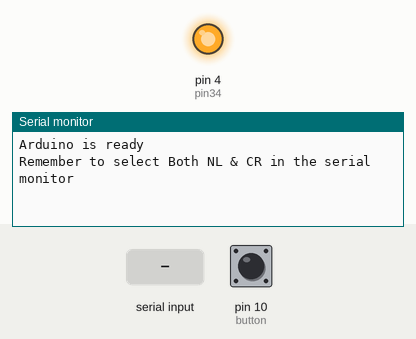
Bench run of a sketch on a simulated Arduino Uno, built with avr-gcc and run on an emulated ATmega328P. Parts: output pins drawn as LEDs (lit = HIGH), the last lines printed to the serial monitor. The test bench sets the inputs (shaded band); at power-on: pin 10 (button) LOW. The modem accepts every AT command (registered, SIM ready, sends succeed) and sends nothing else.

Above: at 3.2 s.
3.3 s: pin 10 (button) pulled HIGH for 0.15 s
At 4.8 s:
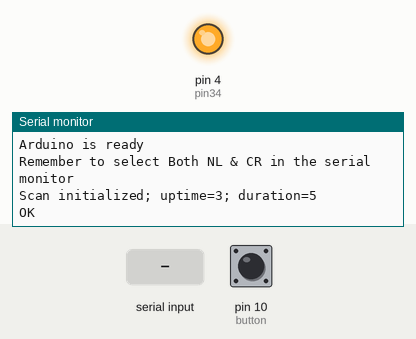
5.8 s: "+INQ" received over the second serial link
At 7.7 s:
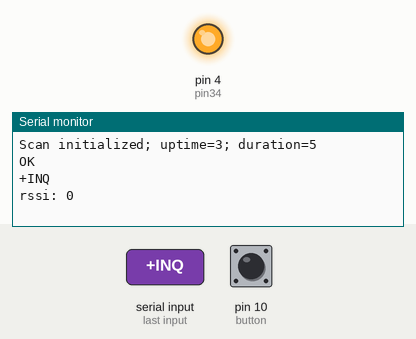
8.3 s: "," received over the second serial link
At 8.7 s:
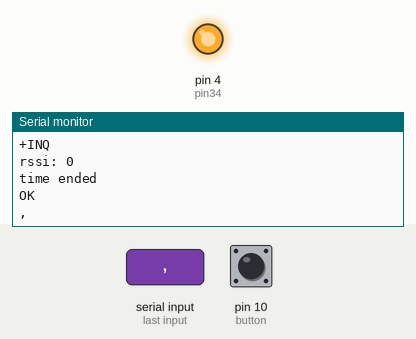
9.8 s: ":" received over the second serial link
At 11.0 s:
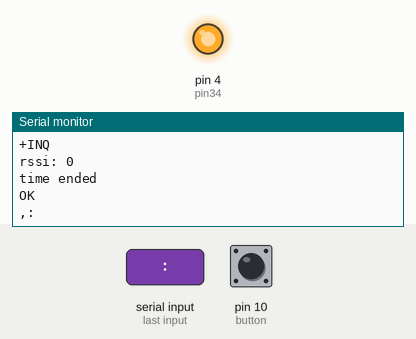

The sketch:

HC05_target_scan.ino
```cpp
/*
INQMs first arg has to be set to 1 in HC05
AT+CLASS has to be set to 0

some test data bits:
uint8_t hexNum = 0xFFC2;
String data = "+INQ:A086:C6:8F4506,7A020C,FF0C";

comment:
the targetScan function throws errors often, this is due to the fact that the HC05 does not react to
AT+INQ and AT+INQC commands as intended most of the time,
it should work anyway, the Hc05 is just permanently in inquiring mode
*/

#include <TimeLib.h>

#include <SoftwareSerial.h>

SoftwareSerial BTserial(2, 3); // RX | TX

int button = 10;
int pin34 = 4;

String target_adress = "A086:C6:8F4506";

void setup() {
  // put your setup code here, to run once:

  pinMode(button, INPUT);
  pinMode(pin34, OUTPUT);

  //waiting 2 seconds before powering pin34 of the HC05 prevents it from entering the permanent AT mode
  //during which inquiring does not work
  digitalWrite(pin34, LOW);
  delay(2000);
  digitalWrite(pin34, HIGH);

  Serial.begin(9600);
  Serial.println("Arduino is ready");
  Serial.println("Remember to select Both NL & CR in the serial monitor");

  BTserial.begin(9600);

  //Serial.println(hexNum, DEC);
  //Serial.println(getRssi(data));
}

bool targetScan(int duration){
  /*blocks all other processes for its duration and listens for inq-data on BTserial,
  if the device with the target adress has a high enough rssi --> return true,
  if time runs out before this happens, return false*/

  BTserial.println("AT+INQ");

  int startTime = now();
  Serial.print("Scan initialized; uptime=");
  Serial.print(startTime);
  Serial.print("; duration=");
  Serial.print(duration);
  Serial.println();

  int curTime = startTime;

  while(curTime < startTime + duration){

    String IncomingString = "";
    bool StringReady = false;

    while (BTserial.available()){
      IncomingString=BTserial.readString();
      StringReady = true;
    }

    if(StringReady){
      Serial.println(IncomingString);

      if(IncomingString.indexOf("+INQ") != -1){
        int rssi = getNearestRssiValue(IncomingString);
        Serial.print("rssi: ");
        Serial.println(rssi);
        if (rssi != 0 and rssi >= -60) {
          Serial.println("returning true");
          BTserial.println("AT+INQC");
          return true;
        }
      }
    }

    curTime = now();
  }

  Serial.println("time ended");
  BTserial.println("AT+INQC");
  return false;
}

int getNearestRssiValue(String inqLines){
  //parses multi-line blocks of inq data and returns the biggest, non-zero rssi value of the target_adress

  const int MIN = -9999;
  int result = MIN;

  int pos = 0;
  int npos = inqLines.indexOf("+INQ", pos+1);

  while(pos != -1){
    int endPos = npos;
    if(endPos == -1) endPos = inqLines.length();
    String curLine = inqLines.substring(pos, npos);
    //Serial.print(curLine);
    int rssi = getRssi(curLine);

    if(rssi != 0 and rssi > result) result = rssi;
    //Serial.print("rssi: ");
    //Serial.println(rssi);

    pos = npos;
    npos = inqLines.indexOf("+INQ", npos+1);
   }

  if(result == MIN) result = 0;
  return result;
}

int getRssi(String line){
  //parses line of inq data and returns 0 when adress does not equal target_adress, else the rssi

  int comma_pos = line.indexOf(",", 0);
  String cur_adress = line.substring(line.indexOf(":")+1, comma_pos);
  if (cur_adress != target_adress) {
    return 0;
  }

  comma_pos = line.indexOf(",", comma_pos+1);
  String hexStr = line.substring(comma_pos+1);
  //Serial.print(hexStr);
  return (int)strtol(&hexStr[0], NULL, 16);
}

void loop() {

  // put your main code here, to run repeatedly:
  String IncomingString = "";
  bool StringReady = false;

  bool targetNear = false;
  if(digitalRead(button) == HIGH){
    bool targetNear = targetScan(5);
  }


  //the compiler produced segfault errors when the Serial.print(ln) statement was inside the curly braces
  //following the if statement with button-input above
  if(targetNear){
    Serial.println("target near");
  }

  while (BTserial.available()){
   Serial.write(BTserial.read());
  }

  // Keep reading from Arduino Serial Monitor and send
  if (Serial.available()) {
    BTserial.write(Serial.read());
  }

}
```

Measured:
- after the input at 3.3 s, the serial monitor: prints a new line at once (image 1)
- after the input at 5.8 s, the serial monitor: prints a new line after 1.0 s (image 2)
- after the input at 8.3 s, the serial monitor: prints a new line at once (image 3)
- after the input at 9.8 s, the serial monitor: prints a new line at once (image 4)
